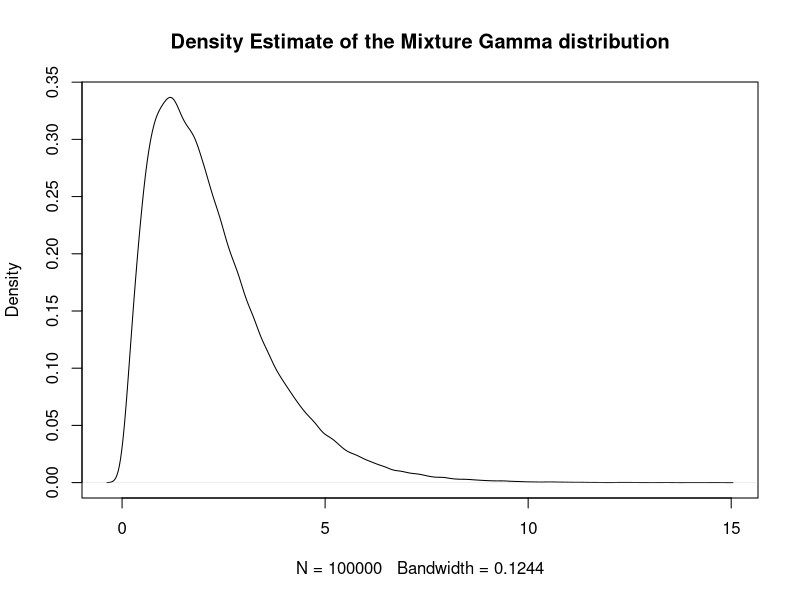
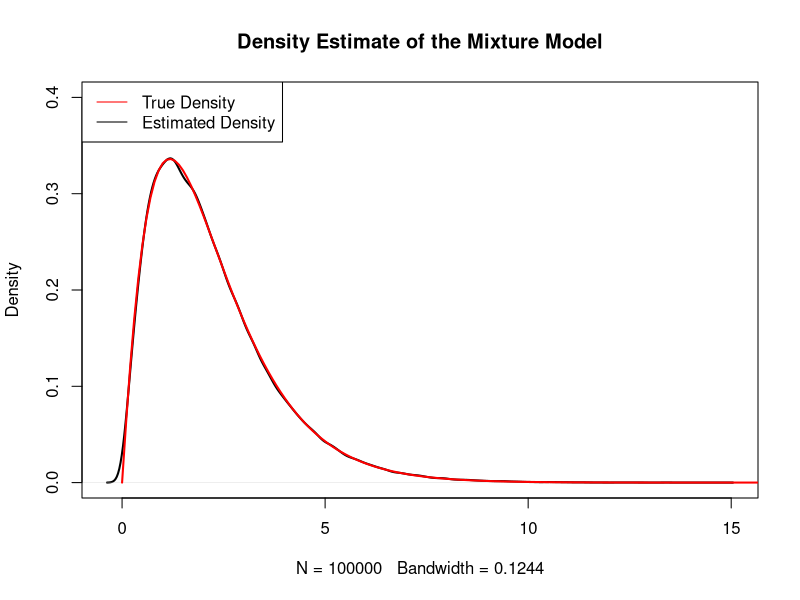
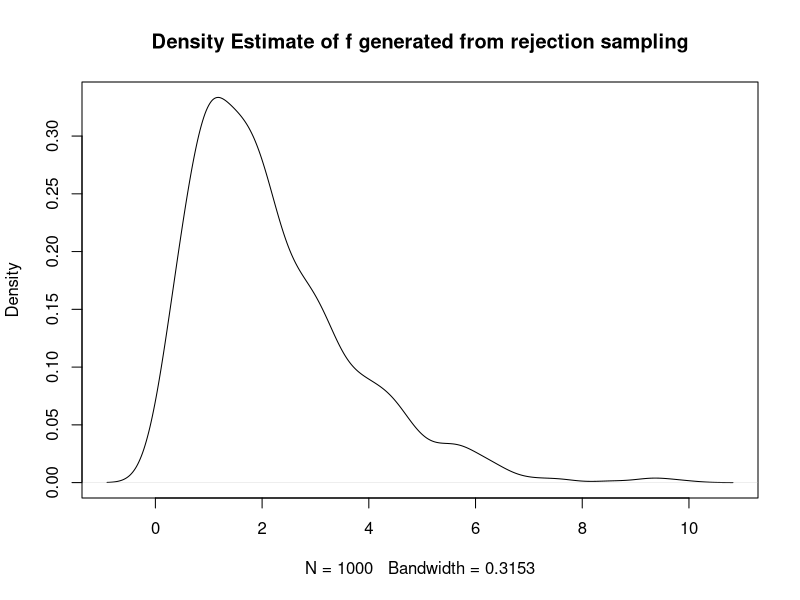
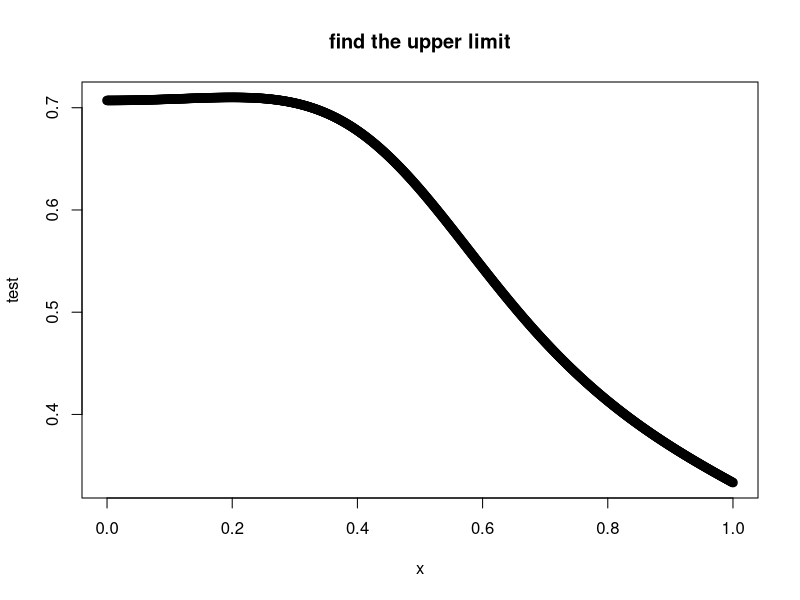
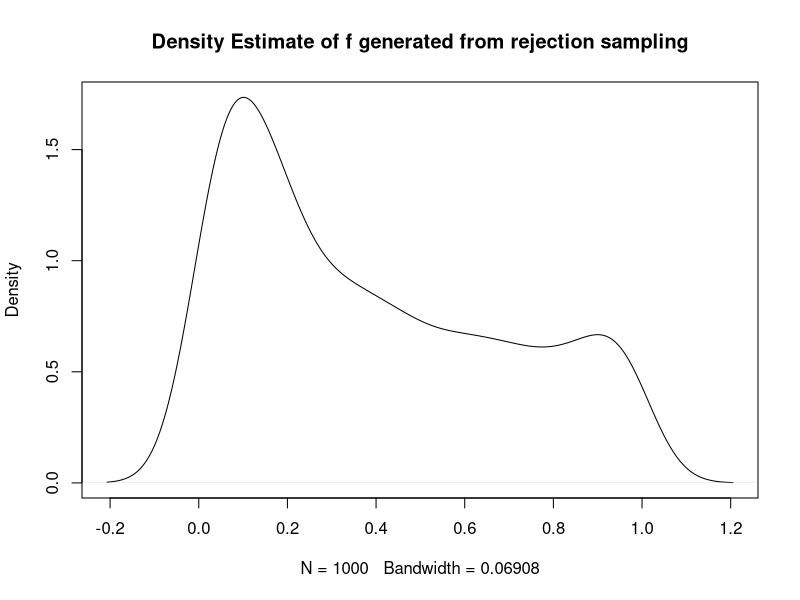
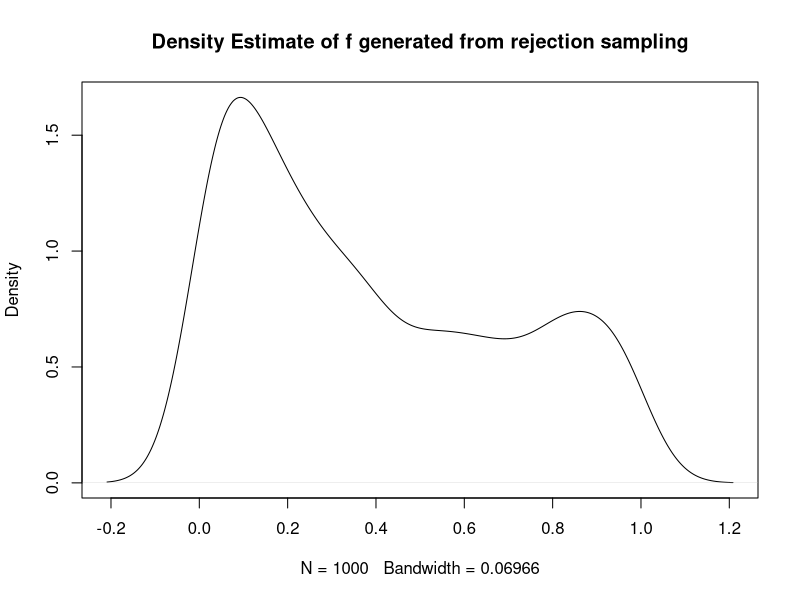

The R script that drew these images, in order:
## ---- chunk 1
#The number of samples from the mixture distribution
N <- 100000                

#Sample N random uniforms U
U <- runif(N)

#Variable to store the samples from the mixture distribution                                
rand.samples <- rep(NA,N)

theta <- 2
w1 <- 2*gamma(theta) / (2*gamma(theta) + gamma(theta + 0.5))
C <- 1/(2*gamma(theta) + gamma(theta + 0.5))

#Sampling from the mixture
for(i in 1:N){
  if(U[i] < w1){
    rand.samples[i] <- rgamma(1,theta,1)
  }
  else{
    rand.samples[i] <- rgamma(1,theta + 0.5,1)
  }
}

#Density plot of the random samples
plot(density(rand.samples), main = "Density Estimate of the Mixture Gamma distribution")

#Plotting the true density as a sanity check
x = seq(0, 40, .1)
truth = w1*dgamma(x, theta, 1) + (1-w1) * dgamma(x,theta + 0.5, 1)
plot(density(rand.samples), 
     main = "Density Estimate of the Mixture Model",ylim = c(0,.4),lwd = 2)
lines(x, truth, col = "red",lwd = 2)

legend("topleft", c("True Density","Estimated Density"), 
       col = c("red","black"),cex = 1,lwd = 1)
## ---- chunk 2
#rejection sampling

N <- 1000
samplef <- rep(NA,N)
theta <- 2
w1 <- 2 * gamma(theta) / (2 * gamma(theta) + gamma(theta + 0.5))
C <- 1 / (2 * gamma(theta) + gamma(theta + 0.5))
alpha <- sqrt(2) / (2 * C)

for(k in 1:N){
  #sampling from g
  V <- runif(1)
  if(V < w1){
    X <- rgamma(1,theta,1)
  }
  else{
    X <- rgamma(1,theta+0.5,1)
  }
  
  U <- runif(1)
  q_x <- sqrt(4 + X) * X^(theta - 1) * exp(-1 * X)
  g_x <- C * (2 * X ^ (theta - 1) + X ^ (theta - 0.5)) * exp(-1 * X)
  m <- q_x/(alpha * g_x)
  if (U > m){cat("one more iter since this value is rejected"); k <- k-1; next}
  else samplef[k] <- X
  
}

plot(density(samplef),main = "Density Estimate of f generated from rejection sampling")
## ---- chunk 3
#Plotting 
x <- seq(0,1,.001)
p1 <- 0.5
theta <- 3
beta <- 4
denomina <- p1*(1 / beta(theta,1)) * x ^ (theta-1) +
  (1-p1) * (1/beta(1,beta)) * ((1-x)^(beta-1))

nomina <- x^(theta - 1) / (1 + x^2) + sqrt(2 + x^2)*(1 - x)^(beta-1)
test <- nomina/denomina
#a
#find the upper limit alpha
plot(x, test, main = "find the upper limit", lwd = 2)
X <- 0
denomina <- p1 * (1 / beta(theta,1)) * X^(theta-1) + 
  (1-p1) * (1/beta(1, beta)) * ((1-X)^(beta-1))
nomina <- X^(theta-1) / (1 + X^2) + sqrt(2 + X^2) * (1 - X)^(beta - 1)
alpha <- nomina/denomina
alpha
N <- 1000
samplef <- rep(NA,N)
k <- 1
while(k <= N){
  #sampling from g
  V <- runif(1)
  if(V < p1){
    X <- rbeta(1, theta, 1)
  }
  else{
    X <- rbeta(1, 1, beta)
  }
  
  U <- runif(1)
  q_x <- X^(theta - 1) / (1 + X^2) + sqrt(2 + X^2) * (1-X)^(beta-1)
  g_x <- p1 * (1/beta(theta,1)) * X^(theta-1) 
         + (1-p1) * (1/beta(1,beta)) * ((1-X)^(beta-1))
  m <- q_x / (alpha * g_x)
  if ( U > m ) {next}
  samplef[k] <- X
  k <- k + 1
 
}

plot(density(samplef), main = "Density Estimate of f generated from rejection sampling")
## ---- chunk 4
N <- 1000
samplef <- rep(NA,N)
theta <- 3
beta <- 4
alpha_1 <- beta(theta,1)
alpha_2 <- sqrt(3)*beta(1,beta)
w1 <- alpha_1 / (alpha_1 + alpha_2)
k <- 1
while(k <= N){
  #sampling from g
  V <- runif(1)
  if(V < w1){
    #k=1
    X <- rbeta(1,theta,1)
    U <- runif(1)
    q_x <- X^(theta-1) / (1 + X^2)
    g_x <- X^(theta-1) / beta(theta,1)
    m <- q_x / (alpha_1 * g_x)
  }
  else{
    #k=2
    X <- rbeta(1,1,beta)
    U <- runif(1)
    q_x <- sqrt(2 + X^2)*(1 - X)^(beta - 1)
    g_x <- (1 - X)^(beta - 1) / beta(1, beta)
    m <- q_x / (alpha_2 * g_x)
  }
  
  
  
  if ( U > m ) { next }
  samplef[k] <- X
  k <- k+1 
  
}

plot(density(samplef), main = "Density Estimate of f generated from rejection sampling")
